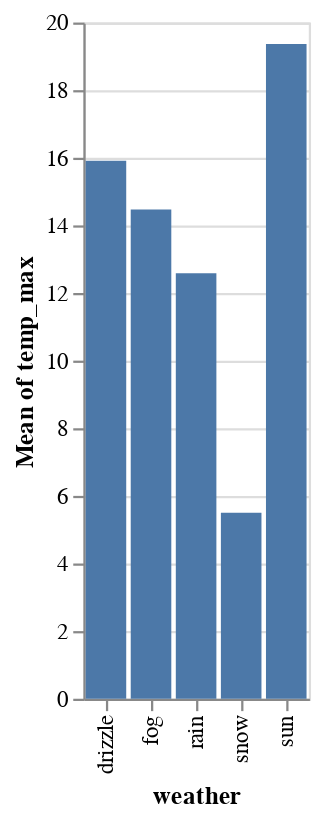

The cell this chart's notebook holds for it:
### Markdown cell above
**The chart to be encoded**

Still having the Seattle Weather dataset at hand, let's suppose that we are interested in how the maximum temperatures across different weather conditions compare. For this very simple analytical task, we can create a bar chart that encodes the `weather` field on the `x` channel and the mean of the `temp_max` field on the `y` channel.

### Code cell
import altair as alt

alt.Chart(df).mark_bar().encode(
    x=alt.X(field="weather", type="ordinal"),
    y=alt.Y(
        field="temp_max",
        type="quantitative",
        aggregate="mean",
        scale=alt.Scale(zero=True),
    ),
)

### Figure 1 — Vega-Lite specification as saved in the notebook (floating-point values rounded to 4 significant figures; data arrays with more than 128 entries replaced by an {"elided": "..."} marker saying what was removed)
{"config": {"view": {"continuousWidth": 300, "continuousHeight": 300}}, "data": {"name": "data-830c39fec90146253fb06a06c26374ef"}, "mark": {"type": "bar"}, "encoding": {"x": {"field": "weather", "type": "ordinal"}, "y": {"aggregate": "mean", "field": "temp_max", "scale": {"zero": true}, "type": "quantitative"}}, "$schema": "https://vega.github.io/schema/vega-lite/v5.8.0.json", "datasets": {"data-830c39fec90146253fb06a06c26374ef": {"elided": "1461 records"}}}
